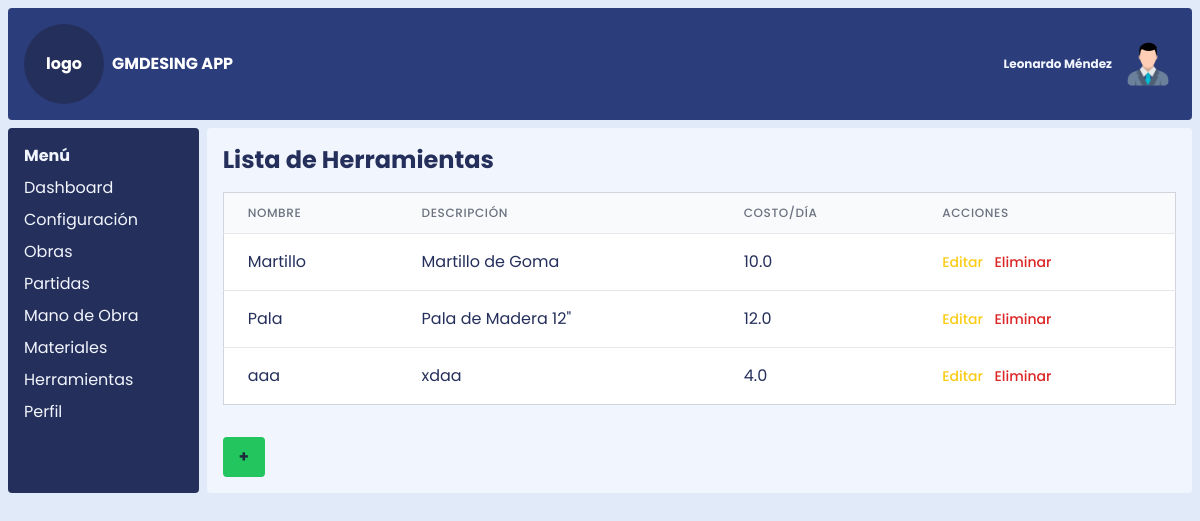
The app's page /herramientas, older data.
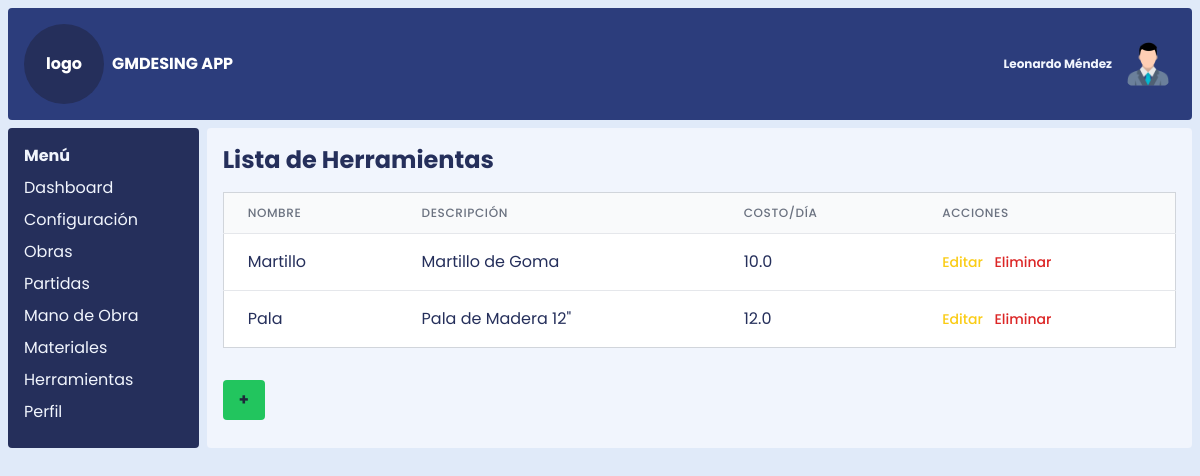
The same page, newer data.
### models.py (models this page shows)
class Herramienta(db.Model):
    __tablename__ = 'herramienta'
    id_herramienta = db.Column(db.Integer, primary_key=True)
    nombre_herramienta = db.Column(db.String(100), nullable=False)
    descripcion_herramienta = db.Column(db.Text)
    costo_alquiler_dia = db.Column(db.Float)
    partidas_herramientas = db.relationship('PartidasHerramientas', backref='herramienta')

### app.py (the view)
@app.route('/herramientas')
def listar_herramientas():
    herramientas_lista = Herramienta.query.all()
    headers = ['Nombre', 'Descripción', 'Costo/Día']
    return render_template('listar_herramientas.html', headers=headers, herramientas_lista=herramientas_lista, datos=datos)

### templates/listar_herramientas.html (shortened to what this page needs)
{% extends 'index.html' %}
{% import 'componentes/tabla.html' as macros %}
{% block content %}
    <h1 class="text-2xl font-bold mb-4">Lista de Herramientas</h1>
    {% if herramientas_lista %}
        {% set rows = [] %}
        {% for herramienta in herramientas_lista %}
            {% set row = (herramienta.nombre_herramienta, herramienta.descripcion_herramienta, herramienta.costo_alquiler_dia) %}
            {% set action = {
                'editar': url_for('editar_herramienta', id_herramienta=herramienta.id_herramienta),
                'eliminar': url_for('eliminar_herramienta', id_herramienta=herramienta.id_herramienta),
                'id': herramienta.id_herramienta,
                'nombre': herramienta.nombre_herramienta
            } %}
            {% set _ = rows.append((row, action)) %}
        {% endfor %}
        {{ macros.render_table(headers, rows) }}
    {% else %}
    <p class="text-gray-600">No hay herramientas registradas.</p>
    {% endif %}
    <div class="mt-4">
        <a href="{{ url_for('crear_herramienta') }}" class="bg-green-500 hover:bg-green-700 text-slate-800 font-bold py-2 px-4 rounded mt-4 inline-block">+</a>
    </div>
{% endblock %}

### templates/componentes/tabla.html (shortened to what this page needs)
{% macro render_table(headers, rows) %}
<div class="overflow-x-auto">
    <table class="min-w-full divide-y divide-gray-200 border border-gray-300">
        <thead class="bg-gray-50">
            <tr>
                {% for header in headers %}
                <th scope="col" class="px-6 py-3 text-left text-xs font-medium text-gray-500 uppercase tracking-wider">
                    {{ header }}
                </th>
                {% endfor %}
                <th scope="col" class="px-6 py-3 relative text-left text-xs font-medium text-gray-500 uppercase tracking-wider">
                    Acciones
                </th>
            </tr>
        </thead>
        <tbody class="bg-white divide-y divide-gray-200">
            {% for row, action in rows %}
            <tr>
                {% for item in row %}
                <td class="px-6 py-4 whitespace-nowrap">{{ item }}</td>
                {% endfor %}
                <td class="px-6 py-4 whitespace-nowrap text-left text-sm font-medium">
                    <a href="{{ action.editar }}" class="text-yellow-400 hover:text-yellow-600 mr-2">Editar</a>
                    <button type="button" class="text-red-600 hover:text-red-900" data-bs-toggle="modal"
                        data-bs-target="#confirmDeleteModal" onclick="openModal('{{ action.id }}', '{{ action.nombre }}', '{{ action.eliminar }}')">Eliminar</button>
                </td>
            </tr>
            {% endfor %}
        </tbody>
    </table>
</div>
{% endmacro %}

Row changes from the older to the newer data that the page shows:
removed Herramienta: nombre_herramienta "aaa", descripcion_herramienta "xdaa", costo_alquiler_dia "4.0"
Text that changed along with them:
list line gone: "Editar Eliminar"
